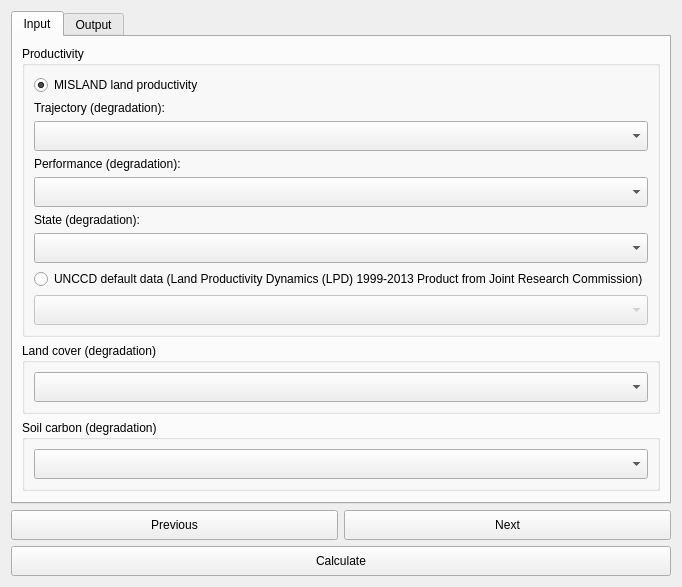
<?xml version="1.0" encoding="UTF-8"?>
<ui version="4.0">
 <class>DlgCalculateLDNSummaryTableAdmin</class>
 <widget class="QDialog" name="DlgCalculateLDNSummaryTableAdmin">
  <property name="geometry">
   <rect>
    <x>0</x>
    <y>0</y>
    <width>615</width>
    <height>560</height>
   </rect>
  </property>
  <property name="sizePolicy">
   <sizepolicy hsizetype="Fixed" vsizetype="Fixed">
    <horstretch>0</horstretch>
    <verstretch>0</verstretch>
   </sizepolicy>
  </property>
  <property name="windowTitle">
   <string>Calculate SDG 15.3.1 Indicator</string>
  </property>
  <layout class="QVBoxLayout" name="verticalLayout">
   <item>
    <widget class="QTabWidget" name="TabBox">
     <property name="sizePolicy">
      <sizepolicy hsizetype="Minimum" vsizetype="Expanding">
       <horstretch>0</horstretch>
       <verstretch>0</verstretch>
      </sizepolicy>
     </property>
     <property name="tabShape">
      <enum>QTabWidget::Rounded</enum>
     </property>
     <property name="currentIndex">
      <number>0</number>
     </property>
     <widget class="QWidget" name="InputTab">
      <attribute name="title">
       <string>Input</string>
      </attribute>
      <layout class="QVBoxLayout" name="verticalLayout_2">
       <item>
        <widget class="QGroupBox" name="groupBox">
         <property name="sizePolicy">
          <sizepolicy hsizetype="Preferred" vsizetype="Minimum">
           <horstretch>0</horstretch>
           <verstretch>0</verstretch>
          </sizepolicy>
         </property>
         <property name="maximumSize">
          <size>
           <width>16777215</width>
           <height>16777215</height>
          </size>
         </property>
         <property name="font">
          <font>
           <weight>50</weight>
           <bold>false</bold>
          </font>
         </property>
         <property name="title">
          <string>Productivity</string>
         </property>
         <layout class="QGridLayout" name="gridLayout">
          <item row="4" column="0">
           <widget class="WidgetDataIOSelectTELayerExisting" name="combo_layer_traj">
            <property name="enabled">
             <bool>true</bool>
            </property>
            <property name="sizePolicy">
             <sizepolicy hsizetype="Expanding" vsizetype="Minimum">
              <horstretch>0</horstretch>
              <verstretch>0</verstretch>
             </sizepolicy>
            </property>
            <property name="minimumSize">
             <size>
              <width>0</width>
              <height>30</height>
             </size>
            </property>
            <property name="layer_type" stdset="0">
             <string notr="true">Productivity trajectory (significance)</string>
            </property>
           </widget>
          </item>
          <item row="6" column="0">
           <widget class="WidgetDataIOSelectTELayerExisting" name="combo_layer_perf">
            <property name="enabled">
             <bool>true</bool>
            </property>
            <property name="sizePolicy">
             <sizepolicy hsizetype="Expanding" vsizetype="Minimum">
              <horstretch>0</horstretch>
              <verstretch>0</verstretch>
             </sizepolicy>
            </property>
            <property name="minimumSize">
             <size>
              <width>0</width>
              <height>30</height>
             </size>
            </property>
            <property name="layer_type" stdset="0">
             <string notr="true">Productivity performance (degradation)</string>
            </property>
           </widget>
          </item>
          <item row="8" column="0">
           <widget class="WidgetDataIOSelectTELayerExisting" name="combo_layer_state">
            <property name="enabled">
             <bool>true</bool>
            </property>
            <property name="sizePolicy">
             <sizepolicy hsizetype="Expanding" vsizetype="Minimum">
              <horstretch>0</horstretch>
              <verstretch>0</verstretch>
             </sizepolicy>
            </property>
            <property name="minimumSize">
             <size>
              <width>0</width>
              <height>30</height>
             </size>
            </property>
            <property name="layer_type" stdset="0">
             <string notr="true">Productivity state (degradation)</string>
            </property>
           </widget>
          </item>
          <item row="2" column="0">
           <widget class="QRadioButton" name="mode_te_prod">
            <property name="text">
             <string>MISLAND land productivity</string>
            </property>
            <property name="checked">
             <bool>true</bool>
            </property>
           </widget>
          </item>
          <item row="5" column="0">
           <widget class="QLabel" name="combo_layer_perf_label">
            <property name="enabled">
             <bool>true</bool>
            </property>
            <property name="font">
             <font>
              <weight>50</weight>
              <bold>false</bold>
             </font>
            </property>
            <property name="text">
             <string>Performance (degradation):</string>
            </property>
           </widget>
          </item>
          <item row="7" column="0">
           <widget class="QLabel" name="combo_layer_state_label">
            <property name="enabled">
             <bool>true</bool>
            </property>
            <property name="sizePolicy">
             <sizepolicy hsizetype="Preferred" vsizetype="Minimum">
              <horstretch>0</horstretch>
              <verstretch>0</verstretch>
             </sizepolicy>
            </property>
            <property name="font">
             <font>
              <weight>50</weight>
              <bold>false</bold>
             </font>
            </property>
            <property name="text">
             <string>State (degradation):</string>
            </property>
           </widget>
          </item>
          <item row="3" column="0">
           <widget class="QLabel" name="combo_layer_traj_label">
            <property name="enabled">
             <bool>true</bool>
            </property>
            <property name="font">
             <font>
              <weight>50</weight>
              <bold>false</bold>
             </font>
            </property>
            <property name="text">
             <string>Trajectory (degradation):</string>
            </property>
           </widget>
          </item>
          <item row="10" column="0">
           <widget class="WidgetDataIOSelectTELayerImport" name="combo_layer_lpd">
            <property name="enabled">
             <bool>false</bool>
            </property>
            <property name="sizePolicy">
             <sizepolicy hsizetype="Preferred" vsizetype="Minimum">
              <horstretch>0</horstretch>
              <verstretch>0</verstretch>
             </sizepolicy>
            </property>
            <property name="minimumSize">
             <size>
              <width>0</width>
              <height>30</height>
             </size>
            </property>
            <property name="layer_type" stdset="0">
             <string notr="true">Land Productivity Dynamics (LPD)</string>
            </property>
           </widget>
          </item>
          <item row="9" column="0">
           <widget class="QRadioButton" name="mode_lpd_jrc">
            <property name="enabled">
             <bool>true</bool>
            </property>
            <property name="text">
             <string>UNCCD default data (Land Productivity Dynamics (LPD) 1999-2013 Product from Joint Research Commission)</string>
            </property>
            <property name="checked">
             <bool>false</bool>
            </property>
           </widget>
          </item>
         </layout>
        </widget>
       </item>
       <item>
        <widget class="QGroupBox" name="groupBox_2">
         <property name="sizePolicy">
          <sizepolicy hsizetype="Preferred" vsizetype="Minimum">
           <horstretch>0</horstretch>
           <verstretch>0</verstretch>
          </sizepolicy>
         </property>
         <property name="minimumSize">
          <size>
           <width>0</width>
           <height>0</height>
          </size>
         </property>
         <property name="maximumSize">
          <size>
           <width>16777215</width>
           <height>16777215</height>
          </size>
         </property>
         <property name="font">
          <font>
           <weight>50</weight>
           <bold>false</bold>
          </font>
         </property>
         <property name="title">
          <string>Land cover (degradation)</string>
         </property>
         <layout class="QVBoxLayout" name="verticalLayout_6">
          <item>
           <widget class="WidgetDataIOSelectTELayerExisting" name="combo_layer_lc">
            <property name="sizePolicy">
             <sizepolicy hsizetype="Expanding" vsizetype="Minimum">
              <horstretch>0</horstretch>
              <verstretch>0</verstretch>
             </sizepolicy>
            </property>
            <property name="minimumSize">
             <size>
              <width>0</width>
              <height>30</height>
             </size>
            </property>
            <property name="layer_type" stdset="0">
             <string notr="true">Land cover (degradation)</string>
            </property>
           </widget>
          </item>
         </layout>
        </widget>
       </item>
       <item>
        <widget class="QGroupBox" name="groupBox_3">
         <property name="enabled">
          <bool>true</bool>
         </property>
         <property name="sizePolicy">
          <sizepolicy hsizetype="Preferred" vsizetype="Minimum">
           <horstretch>0</horstretch>
           <verstretch>0</verstretch>
          </sizepolicy>
         </property>
         <property name="maximumSize">
          <size>
           <width>16777215</width>
           <height>16777215</height>
          </size>
         </property>
         <property name="font">
          <font>
           <weight>50</weight>
           <bold>false</bold>
          </font>
         </property>
         <property name="title">
          <string>Soil carbon (degradation)</string>
         </property>
         <layout class="QVBoxLayout" name="verticalLayout_7">
          <item>
           <widget class="WidgetDataIOSelectTELayerExisting" name="combo_layer_soc">
            <property name="sizePolicy">
             <sizepolicy hsizetype="Expanding" vsizetype="Minimum">
              <horstretch>0</horstretch>
              <verstretch>0</verstretch>
             </sizepolicy>
            </property>
            <property name="minimumSize">
             <size>
              <width>275</width>
              <height>30</height>
             </size>
            </property>
            <property name="layer_type" stdset="0">
             <string notr="true">Soil organic carbon (degradation)</string>
            </property>
           </widget>
          </item>
         </layout>
        </widget>
       </item>
       <item>
        <spacer name="verticalSpacer_2">
         <property name="orientation">
          <enum>Qt::Vertical</enum>
         </property>
         <property name="sizeHint" stdset="0">
          <size>
           <width>20</width>
           <height>40</height>
          </size>
         </property>
        </spacer>
       </item>
      </layout>
     </widget>
     <widget class="QWidget" name="OutputTab">
      <attribute name="title">
       <string>Output</string>
      </attribute>
      <layout class="QVBoxLayout" name="verticalLayout_3">
       <item>
        <widget class="QGroupBox" name="groupBox_6">
         <property name="sizePolicy">
          <sizepolicy hsizetype="Preferred" vsizetype="Minimum">
           <horstretch>0</horstretch>
           <verstretch>0</verstretch>
          </sizepolicy>
         </property>
         <property name="title">
          <string>Output file for indicator layer</string>
         </property>
         <layout class="QHBoxLayout" name="horizontalLayout">
          <item>
           <widget class="QLineEdit" name="output_file_layer">
            <property name="sizePolicy">
             <sizepolicy hsizetype="Expanding" vsizetype="Minimum">
              <horstretch>0</horstretch>
              <verstretch>0</verstretch>
             </sizepolicy>
            </property>
            <property name="minimumSize">
             <size>
              <width>0</width>
              <height>35</height>
             </size>
            </property>
            <property name="readOnly">
             <bool>true</bool>
            </property>
            <property name="placeholderText">
             <string>Click &quot;Browse&quot; to choose a file...</string>
            </property>
           </widget>
          </item>
          <item>
           <widget class="QPushButton" name="browse_output_file_layer">
            <property name="sizePolicy">
             <sizepolicy hsizetype="Minimum" vsizetype="Minimum">
              <horstretch>0</horstretch>
              <verstretch>0</verstretch>
             </sizepolicy>
            </property>
            <property name="minimumSize">
             <size>
              <width>0</width>
              <height>35</height>
             </size>
            </property>
            <property name="text">
             <string>Browse</string>
            </property>
           </widget>
          </item>
         </layout>
        </widget>
       </item>
       <item>
        <widget class="QGroupBox" name="groupBox_7">
         <property name="sizePolicy">
          <sizepolicy hsizetype="Preferred" vsizetype="Minimum">
           <horstretch>0</horstretch>
           <verstretch>0</verstretch>
          </sizepolicy>
         </property>
         <property name="title">
          <string>Output file for summary table</string>
         </property>
         <layout class="QHBoxLayout" name="horizontalLayout_2">
          <item>
           <widget class="QLineEdit" name="output_file_table">
            <property name="sizePolicy">
             <sizepolicy hsizetype="Expanding" vsizetype="Minimum">
              <horstretch>0</horstretch>
              <verstretch>0</verstretch>
             </sizepolicy>
            </property>
            <property name="minimumSize">
             <size>
              <width>0</width>
              <height>35</height>
             </size>
            </property>
            <property name="readOnly">
             <bool>true</bool>
            </property>
            <property name="placeholderText">
             <string>Click &quot;Browse&quot; to choose a file...</string>
            </property>
           </widget>
          </item>
          <item>
           <widget class="QPushButton" name="browse_output_file_table">
            <property name="sizePolicy">
             <sizepolicy hsizetype="Minimum" vsizetype="Minimum">
              <horstretch>0</horstretch>
              <verstretch>0</verstretch>
             </sizepolicy>
            </property>
            <property name="minimumSize">
             <size>
              <width>0</width>
              <height>35</height>
             </size>
            </property>
            <property name="text">
             <string>Browse</string>
            </property>
           </widget>
          </item>
         </layout>
        </widget>
       </item>
       <item>
        <spacer name="verticalSpacer">
         <property name="orientation">
          <enum>Qt::Vertical</enum>
         </property>
         <property name="sizeHint" stdset="0">
          <size>
           <width>20</width>
           <height>40</height>
          </size>
         </property>
        </spacer>
       </item>
      </layout>
     </widget>
    </widget>
   </item>
   <item>
    <layout class="QGridLayout" name="gridLayout_3">
     <item row="0" column="0">
      <widget class="QPushButton" name="button_prev">
       <property name="sizePolicy">
        <sizepolicy hsizetype="Minimum" vsizetype="Minimum">
         <horstretch>0</horstretch>
         <verstretch>0</verstretch>
        </sizepolicy>
       </property>
       <property name="minimumSize">
        <size>
         <width>0</width>
         <height>30</height>
        </size>
       </property>
       <property name="text">
        <string>Previous</string>
       </property>
      </widget>
     </item>
     <item row="0" column="1">
      <widget class="QPushButton" name="button_next">
       <property name="sizePolicy">
        <sizepolicy hsizetype="Minimum" vsizetype="Minimum">
         <horstretch>0</horstretch>
         <verstretch>0</verstretch>
        </sizepolicy>
       </property>
       <property name="minimumSize">
        <size>
         <width>0</width>
         <height>30</height>
        </size>
       </property>
       <property name="text">
        <string>Next</string>
       </property>
      </widget>
     </item>
     <item row="1" column="0" colspan="2">
      <widget class="QPushButton" name="button_calculate">
       <property name="sizePolicy">
        <sizepolicy hsizetype="Minimum" vsizetype="Minimum">
         <horstretch>0</horstretch>
         <verstretch>0</verstretch>
        </sizepolicy>
       </property>
       <property name="minimumSize">
        <size>
         <width>0</width>
         <height>30</height>
        </size>
       </property>
       <property name="text">
        <string>Calculate</string>
       </property>
      </widget>
     </item>
    </layout>
   </item>
  </layout>
 </widget>
 <customwidgets>
  <customwidget>
   <class>WidgetDataIOSelectTELayerImport</class>
   <extends>QComboBox</extends>
   <header>MISLAND/data_io.h</header>
  </customwidget>
  <customwidget>
   <class>WidgetDataIOSelectTELayerExisting</class>
   <extends>QComboBox</extends>
   <header>MISLAND/data_io</header>
  </customwidget>
 </customwidgets>
 <tabstops>
  <tabstop>TabBox</tabstop>
  <tabstop>mode_te_prod</tabstop>
  <tabstop>mode_lpd_jrc</tabstop>
  <tabstop>combo_layer_lc</tabstop>
  <tabstop>combo_layer_soc</tabstop>
  <tabstop>button_prev</tabstop>
  <tabstop>button_next</tabstop>
  <tabstop>button_calculate</tabstop>
  <tabstop>combo_layer_traj</tabstop>
  <tabstop>combo_layer_perf</tabstop>
  <tabstop>combo_layer_state</tabstop>
  <tabstop>combo_layer_lpd</tabstop>
  <tabstop>browse_output_file_layer</tabstop>
  <tabstop>browse_output_file_table</tabstop>
  <tabstop>output_file_layer</tabstop>
  <tabstop>output_file_table</tabstop>
 </tabstops>
 <resources/>
 <connections/>
</ui>
